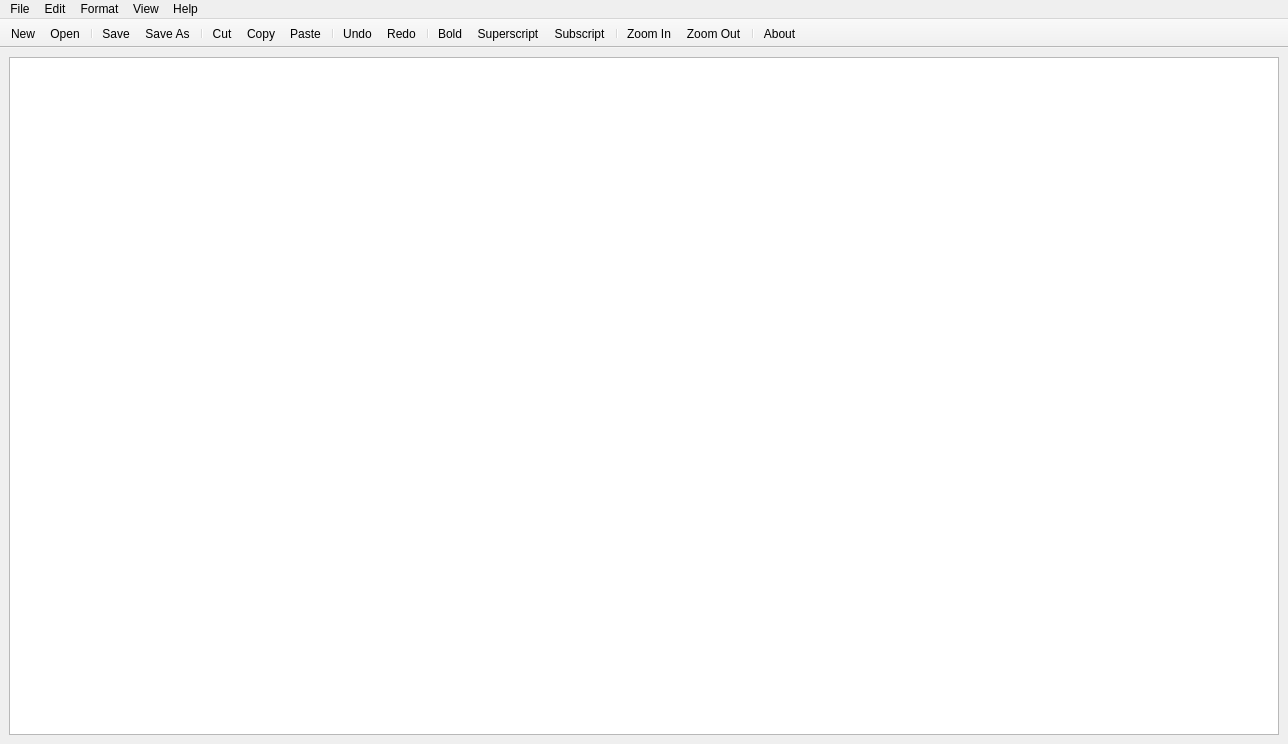
<?xml version="1.0" encoding="UTF-8"?>
<ui version="4.0">
 <class>Notepad</class>
 <widget class="QMainWindow" name="Notepad">
  <property name="geometry">
   <rect>
    <x>0</x>
    <y>0</y>
    <width>1288</width>
    <height>744</height>
   </rect>
  </property>
  <property name="windowTitle">
   <string>Notepad</string>
  </property>
  <widget class="QWidget" name="centralwidget">
   <layout class="QHBoxLayout" name="horizontalLayout">
    <item>
     <widget class="QTextEdit" name="textEdit"/>
    </item>
   </layout>
  </widget>
  <widget class="QMenuBar" name="menubar">
   <property name="geometry">
    <rect>
     <x>0</x>
     <y>0</y>
     <width>1288</width>
     <height>27</height>
    </rect>
   </property>
   <property name="contextMenuPolicy">
    <enum>Qt::PreventContextMenu</enum>
   </property>
   <widget class="QMenu" name="menuFile">
    <property name="title">
     <string>File</string>
    </property>
    <addaction name="actionNew"/>
    <addaction name="actionOpen"/>
    <addaction name="separator"/>
    <addaction name="actionSave"/>
    <addaction name="actionSave_As"/>
    <addaction name="separator"/>
    <addaction name="actionExit"/>
   </widget>
   <widget class="QMenu" name="menuEdit">
    <property name="title">
     <string>Edit</string>
    </property>
    <addaction name="actionUndo"/>
    <addaction name="actionRedo"/>
    <addaction name="separator"/>
    <addaction name="actionCut"/>
    <addaction name="actionCopy"/>
    <addaction name="actionPaste"/>
   </widget>
   <widget class="QMenu" name="menuOptions">
    <property name="title">
     <string>Format</string>
    </property>
    <addaction name="actionFont_Options"/>
    <addaction name="separator"/>
    <addaction name="actionBold"/>
    <addaction name="actionSuperscript"/>
    <addaction name="actionSubscript"/>
   </widget>
   <widget class="QMenu" name="menuView">
    <property name="title">
     <string>View</string>
    </property>
    <addaction name="actionZoom_In"/>
    <addaction name="actionZoom_Out"/>
   </widget>
   <widget class="QMenu" name="menuHelp">
    <property name="title">
     <string>Help</string>
    </property>
    <addaction name="actionAbout_Me"/>
   </widget>
   <addaction name="menuFile"/>
   <addaction name="menuEdit"/>
   <addaction name="menuOptions"/>
   <addaction name="menuView"/>
   <addaction name="menuHelp"/>
  </widget>
  <widget class="QToolBar" name="toolBar">
   <property name="enabled">
    <bool>true</bool>
   </property>
   <property name="contextMenuPolicy">
    <enum>Qt::PreventContextMenu</enum>
   </property>
   <property name="windowTitle">
    <string>toolBar</string>
   </property>
   <property name="movable">
    <bool>false</bool>
   </property>
   <property name="floatable">
    <bool>false</bool>
   </property>
   <attribute name="toolBarArea">
    <enum>TopToolBarArea</enum>
   </attribute>
   <attribute name="toolBarBreak">
    <bool>false</bool>
   </attribute>
   <addaction name="actionNew"/>
   <addaction name="actionOpen"/>
   <addaction name="separator"/>
   <addaction name="actionSave"/>
   <addaction name="actionSave_As"/>
   <addaction name="separator"/>
   <addaction name="actionCut"/>
   <addaction name="actionCopy"/>
   <addaction name="actionPaste"/>
   <addaction name="separator"/>
   <addaction name="actionUndo"/>
   <addaction name="actionRedo"/>
   <addaction name="separator"/>
   <addaction name="actionBold"/>
   <addaction name="actionSuperscript"/>
   <addaction name="actionSubscript"/>
   <addaction name="separator"/>
   <addaction name="actionZoom_In"/>
   <addaction name="actionZoom_Out"/>
   <addaction name="separator"/>
   <addaction name="actionAbout_Me"/>
  </widget>
  <action name="actionNew">
   <property name="icon">
    <iconset resource="resources.qrc">
     <normaloff>:/images/resources/new-file-24.png</normaloff>:/images/resources/new-file-24.png</iconset>
   </property>
   <property name="text">
    <string>New</string>
   </property>
   <property name="shortcut">
    <string>Ctrl+N</string>
   </property>
  </action>
  <action name="actionOpen">
   <property name="icon">
    <iconset resource="resources.qrc">
     <normaloff>:/images/resources/open-file-24.png</normaloff>:/images/resources/open-file-24.png</iconset>
   </property>
   <property name="text">
    <string>Open</string>
   </property>
   <property name="shortcut">
    <string>Ctrl+O</string>
   </property>
  </action>
  <action name="actionSave">
   <property name="icon">
    <iconset resource="resources.qrc">
     <normaloff>:/images/resources/save-24.png</normaloff>:/images/resources/save-24.png</iconset>
   </property>
   <property name="text">
    <string>Save</string>
   </property>
   <property name="shortcut">
    <string>Ctrl+S</string>
   </property>
  </action>
  <action name="actionSave_As">
   <property name="icon">
    <iconset resource="resources.qrc">
     <normaloff>:/images/resources/save-as-24.png</normaloff>:/images/resources/save-as-24.png</iconset>
   </property>
   <property name="text">
    <string>Save As</string>
   </property>
   <property name="shortcut">
    <string>Ctrl+Shift+S</string>
   </property>
  </action>
  <action name="actionExit">
   <property name="text">
    <string>Exit</string>
   </property>
  </action>
  <action name="actionUndo">
   <property name="icon">
    <iconset resource="resources.qrc">
     <normaloff>:/images/resources/undo-24.png</normaloff>:/images/resources/undo-24.png</iconset>
   </property>
   <property name="text">
    <string>Undo</string>
   </property>
   <property name="shortcut">
    <string>Ctrl+Z</string>
   </property>
  </action>
  <action name="actionRedo">
   <property name="icon">
    <iconset resource="resources.qrc">
     <normaloff>:/images/resources/redo-24.png</normaloff>:/images/resources/redo-24.png</iconset>
   </property>
   <property name="text">
    <string>Redo</string>
   </property>
   <property name="shortcut">
    <string>Ctrl+Shift+Z</string>
   </property>
  </action>
  <action name="actionCut">
   <property name="icon">
    <iconset resource="resources.qrc">
     <normaloff>:/images/resources/cut-24.png</normaloff>:/images/resources/cut-24.png</iconset>
   </property>
   <property name="text">
    <string>Cut</string>
   </property>
   <property name="shortcut">
    <string>Ctrl+X</string>
   </property>
  </action>
  <action name="actionCopy">
   <property name="icon">
    <iconset resource="resources.qrc">
     <normaloff>:/images/resources/copy-24.png</normaloff>:/images/resources/copy-24.png</iconset>
   </property>
   <property name="text">
    <string>Copy</string>
   </property>
   <property name="shortcut">
    <string>Ctrl+C</string>
   </property>
  </action>
  <action name="actionPaste">
   <property name="icon">
    <iconset>
     <normalon>:/images/resources/paste-24.png</normalon>
    </iconset>
   </property>
   <property name="text">
    <string>Paste</string>
   </property>
   <property name="shortcut">
    <string>Ctrl+V</string>
   </property>
  </action>
  <action name="actionFont_Options">
   <property name="icon">
    <iconset resource="resources.qrc">
     <normaloff>:/images/resources/font-24.png</normaloff>:/images/resources/font-24.png</iconset>
   </property>
   <property name="text">
    <string>Font Options</string>
   </property>
  </action>
  <action name="actionBold">
   <property name="icon">
    <iconset>
     <normalon>:/images/resources/bold-24.png</normalon>
    </iconset>
   </property>
   <property name="text">
    <string>Bold</string>
   </property>
   <property name="shortcut">
    <string>Ctrl+B</string>
   </property>
  </action>
  <action name="actionSuperscript">
   <property name="icon">
    <iconset>
     <normalon>:/images/resources/superscript-24.png</normalon>
    </iconset>
   </property>
   <property name="text">
    <string>Superscript</string>
   </property>
   <property name="shortcut">
    <string>Alt+Up</string>
   </property>
  </action>
  <action name="actionSubscript">
   <property name="icon">
    <iconset>
     <normalon>:/images/resources/subscript-24.png</normalon>
    </iconset>
   </property>
   <property name="text">
    <string>Subscript</string>
   </property>
   <property name="shortcut">
    <string>Alt+Down</string>
   </property>
  </action>
  <action name="actionZoom_In">
   <property name="icon">
    <iconset>
     <normalon>:/images/resources/increase-font-24.png</normalon>
    </iconset>
   </property>
   <property name="text">
    <string>Zoom In</string>
   </property>
   <property name="shortcut">
    <string>Ctrl++</string>
   </property>
  </action>
  <action name="actionZoom_Out">
   <property name="icon">
    <iconset>
     <normalon>:/images/resources/decrease-font-24.png</normalon>
    </iconset>
   </property>
   <property name="text">
    <string>Zoom Out</string>
   </property>
   <property name="shortcut">
    <string>Ctrl+-</string>
   </property>
  </action>
  <action name="actionAbout_Me">
   <property name="icon">
    <iconset resource="resources.qrc">
     <normaloff>:/images/resources/info-32.png</normaloff>:/images/resources/info-32.png</iconset>
   </property>
   <property name="text">
    <string>About</string>
   </property>
  </action>
 </widget>
 <resources>
  <include location="resources.qrc"/>
 </resources>
 <connections/>
</ui>
